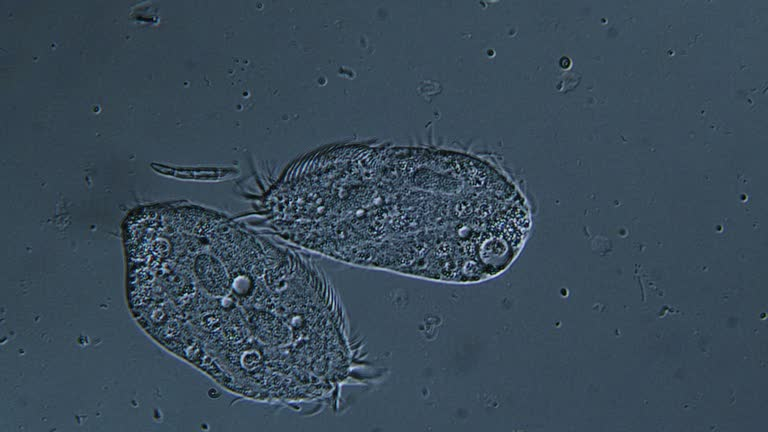
#> input picture Bac.jpg, 768 x 432 px
$ python Formas.py
#> lines starting #> are read from the running program, lines starting #| are printed output that depends on the picture; after the words box and inside, x2 and y2 are one past the last pixel; in counts of white or black regions, pixels touching at a corner belong together
import cv2
import numpy as np
from matplotlib import pyplot as plt

img = cv2.imread('Bac.jpg')
#> img is the input picture: shape (432, 768, 3); mean B, G, R 89.1, 74.9, 57.3
gray = cv2.cvtColor(img, cv2.COLOR_BGR2GRAY)
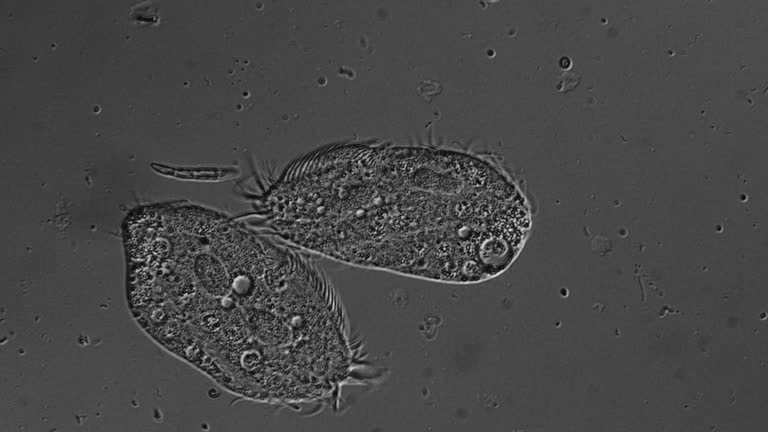
#> gray: shape (432, 768); min 2, max 225, mean 71.2
_, threshold = cv2.threshold(gray, 127, 255, cv2.THRESH_BINARY)
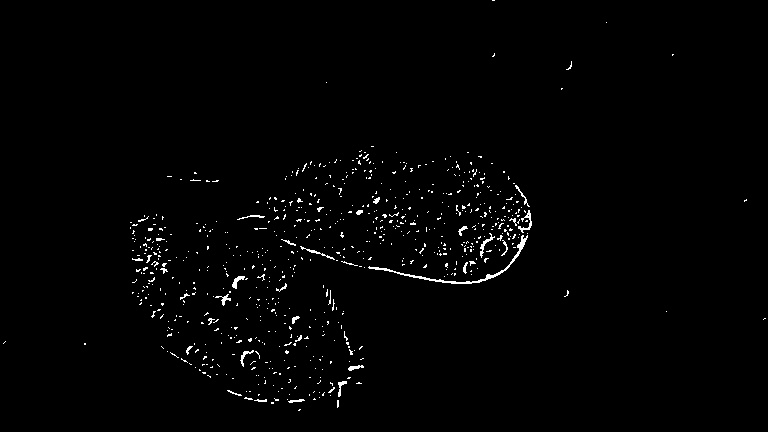
#> threshold: shape (432, 768); 1.3% white in thin lines or dots

contornos, _ = cv2.findContours(threshold, cv2.RETR_TREE, cv2.CHAIN_APPROX_SIMPLE)
#> contornos = 705 contours, 692 with area under 20; largest, box (x1, y1, x2, y2) and area: (368, 235, 528, 284) 291, (518, 210, 532, 233) 58, (232, 276, 245, 289) 52, (480, 233, 495, 258) 48, (240, 350, 254, 367) 37

hull = cv2.convexHull(contornos[1])
#> hull = [[273, 402], [273, 403], [271, 403], [271, 402]]

epsilon = 0.1*cv2.arcLength(contornos[1],True)
#> epsilon = 0.6
aprrox = cv2.approxPolyDP(contornos[1],epsilon,True)
#> aprrox = [[271, 402], [271, 403], [273, 403], [273, 402]]

cv2.putText(img,"Hull",(700,30),cv2.FONT_HERSHEY_PLAIN,2,(200,50,255),4)
cv2.drawContours(img,[hull],-1,(200,50,255),2)
#> img: shape (432, 768, 3); mean B, G, R 89.3, 74.8, 57.7
cv2.drawContours(img, hull, -1, (0,0,0),10)
#> img: shape (432, 768, 3); mean B, G, R 89.2, 74.8, 57.6

cv2.putText(img,"approx",(100,30), cv2.FONT_HERSHEY_PLAIN,2,(30,150,240))
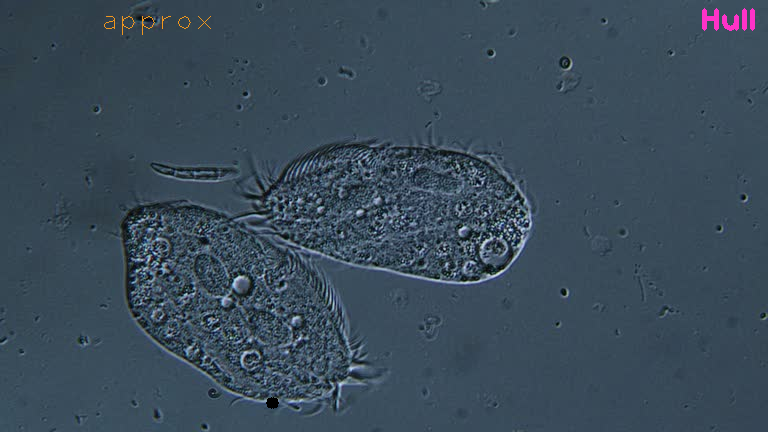
#> img: shape (432, 768, 3); mean B, G, R 89.2, 74.9, 57.7
cv2.drawContours(img,[aprrox],-1,(30,150,240),2)
#> img: shape (432, 768, 3); under 0.01% of pixels changed, all inside (x1, y1, x2, y2) = (270, 401, 275, 405)
cv2.drawContours(img, aprrox,-1,(0,0,0),4)

cv2.imshow('shapes', img)
cv2.waitKey(0)
cv2.destroyAllWindows()
